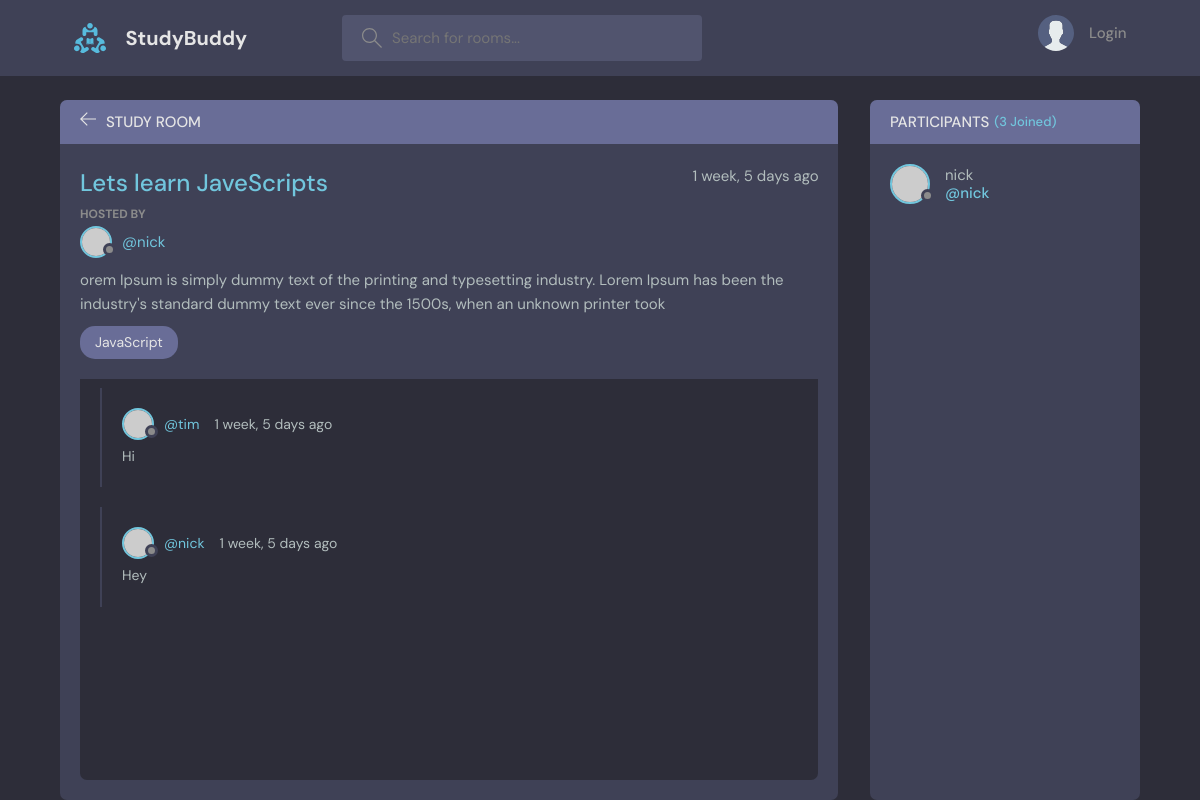
The page /room/1/ on the database its author committed.
### base/models.py (models this page shows, shortened)
class Room(models.Model):
    host =models.ForeignKey(User, on_delete=models.SET_NULL, null=True)
    topic = models.ForeignKey(Topic, on_delete=models.SET_NULL, null=True)
    name = models.CharField(max_length=200)
    description = models.TextField(null=True, blank=True)
    participants = models.ManyToManyField(User, related_name='participants', blank=True)
    update = models.DateTimeField(auto_now=True)
    created = models.DateTimeField(auto_now_add=True)

class Topic(models.Model):
    name = models.CharField(max_length=200)

class Message(models.Model):
    user = models.ForeignKey(User, on_delete=models.CASCADE)
    room = models.ForeignKey(Room, on_delete=models.CASCADE)
    body = models.TextField()
    update = models.DateTimeField(auto_now=True)
    created = models.DateTimeField(auto_now_add=True)
    class Meta:
        ordering = ['-created']

### base/views.py (the view, shortened to what this page needs)
# urls.py: path('room/<str:pk>/', views.room, name='room'),
def room(request, pk):
    room = Room.objects.get(id=pk)
    room_messages = room.message_set.all()
    participants = room.participants.all()
    context = {'room': room, 'room_messages': room_messages, 'participants': participants}
    return render(request, 'base/room.html', context)

### base/templates/base/room.html (shortened to what this page needs)
{% extends 'main.html' %}
{% block content %}
<main class="profile-page layout layout--2">
      <div class="container">
        <div class="room">
          <div class="room__top">
            <div class="room__topLeft">
              <a href="{% url 'home' %}">
                <svg version="1.1" xmlns="http://www.w3.org/2000/svg" width="32" height="32" viewBox="0 0 32 32">
                  <title>arrow-left</title>
                  <path
                    d="M13.723 2.286l-13.723 13.714 13.719 13.714 1.616-1.611-10.96-10.96h27.625v-2.286h-27.625l10.965-10.965-1.616-1.607z"
                  ></path>
                </svg>
              </a>
              <h3>Study Room</h3>
            </div>
          </div>
          <div class="room__box scroll">
            <div class="room__header scroll">
              <div class="room__info">
                <h3>{{ room.name }}</h3>
                <span>{{ room.created|timesince }} ago</span>
              </div>
              <div class="room__hosted">
                <p>Hosted By</p>
                <a href="{% url 'user-profile' room.host.id %}" class="room__author">
                  <div class="avatar avatar--small">
                    <img src="https://randomuser.me/api/portraits/men/37.jpg" />
                  </div>
                  <span>@{{ room.host.username }}</span>
                </a>
              </div>
              <div class="room__details">
                {{ room.description }}
              </div>
              <span class="room__topics">{{ room.topic.name }}</span>
            </div>
            <div class="room__conversation">
              <div class="threads scroll">
                {% for message in room_messages %}
                <div class="thread">
                  <div class="thread__top">
                    <div class="thread__author">
                      <a href="{% url 'user-profile' message.user.id %}" class="thread__authorInfo">
                        <div class="avatar avatar--small">
                          <img src="https://randomuser.me/api/portraits/men/37.jpg" />
                        </div>
                        <span>@{{ message.user.username }}</span>
                      </a>
                      <span class="thread__date">{{ message.created|timesince }} ago</span>
                    </div>
                  </div>
                  <div class="thread__details">
                    {{ message.body }}
                  </div>
                </div>
                {% endfor %}
              </div>
            </div>
          </div>
        </div>
        <div class="participants">
          <h3 class="participants__top">Participants <span>({{ room.participants.count }} Joined)</span></h3>
          {% for participant in participants %}
          <div class="participants__list scroll">
            <a href="{% url 'user-profile' participant.id %}" class="participant">
              <div class="avatar avatar--medium">
                <img src="https://randomuser.me/api/portraits/men/37.jpg" />
              </div>
              <p>
                {{ participant.username }}
                <span>@{{ participant.username }}</span>
              </p>
            </a>
          </div>
          {% endfor %}
        </div>
      </div>
    </main>
{% endblock %}

### rows shown on the page
Room: name "Lets learn JaveScripts", created "1 week, 5 days", host.username "nick", description "orem Ipsum is simply dummy text of the printing and typesetting industry. Lorem Ipsum has been the industry's standard dummy text ever since the 1500s, when an unknown printer took", topic.name "JavaScript", participants.count "3"
Message: user.username "tim", created "1 week, 5 days", body "Hi"
Message: user.username "nick", created "1 week, 5 days", body "Hey"

### other values the page prints
{{ participant.username }} "nick"
